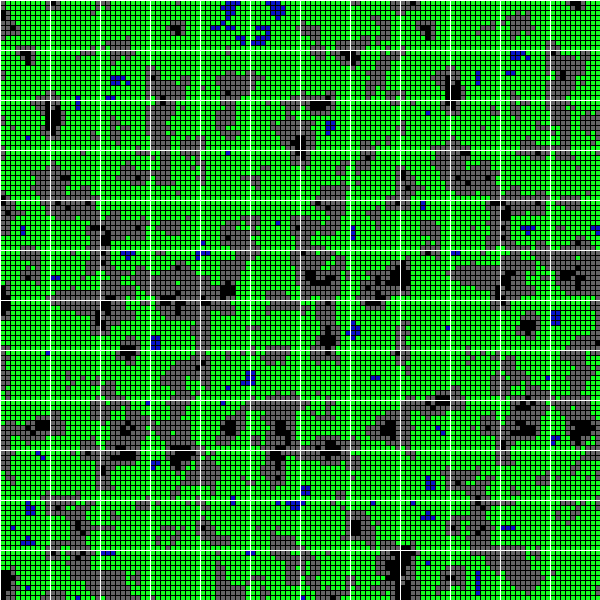
Frame 1 (no input)
Frame 60 (the mouse pressed at the canvas centre just before this capture): identical to frame 1, image omitted
Frame 120 (the mouse held since frame 60 and released just before this capture): identical to frame 1, image omitted

The Processing sketch that drew this single still picture (run headless with seeded random() and noise(); from frame 60 on, the mouse is pressed at the canvas centre):

// Processing sketch: survhive
// ── survhive.pde


void setup() {
  size(600, 600);

  TILES_ACROSS = width / TILE_WIDTH;
  TILES_DOWN = height / TILE_HEIGHT;
  tiles = new Tile[TILES_ACROSS][TILES_DOWN];

  floors.put(FLOOR_TYPE_GRASS, new FloorType(color(20, 255, 30), "Grass"));
  floors.put(FLOOR_TYPE_WATER, new FloorType(color(10, 20, 200), "Water"));
  floors.put(FLOOR_TYPE_ROCK, new FloorType(color(100, 100, 100), "Rock"));
  floors.put(FLOOR_TYPE_MOUNTAIN, new FloorType(color(0, 0, 0), "Mountain"));

  for (int x = 0; x < tiles.length; x += 1) {
    for (int y = 0; y < tiles[x].length; y += 1) {
      float xx = x * TILE_WIDTH;
      float yy = y * TILE_HEIGHT;
      Tile t = new Tile(xx, yy, TILE_WIDTH, TILE_HEIGHT);
      tiles[x][y] = t;
    }
  }
  
}



void draw() {
  background(0);
  for (int x = 0; x < tiles.length; x += 1) {
    for (int y = 0; y < tiles[x].length; y += 1) {
      Tile t = tiles[x][y];
      t.draw();
    }
  }
}

// ── Funcs.pde
FloorType getFloor(int i) {
  return floors.get(i);
}

// ── Globals.pde
HashMap<Integer, FloorType> floors = new HashMap<Integer, FloorType>();
Tile[][] tiles;
final int TILE_WIDTH = 50;
final int TILE_HEIGHT = 50;
int TILES_ACROSS, TILES_DOWN;

final int FLOOR_TYPE_GRASS = 0;
final int FLOOR_TYPE_WATER = 1;
final int FLOOR_TYPE_ROCK = 2;
final int FLOOR_TYPE_MOUNTAIN = 3;
final int FLOOR_TYPE_HIGHEST = FLOOR_TYPE_MOUNTAIN; 

final float NOISE_FACTOR = 0.04;


final float WATER_LOW = 0;
final float WATER_HIGH = 0.2;
final float GRASS_LOW = WATER_HIGH;
final float GRASS_HIGH = 0.55;
final float ROCK_LOW = GRASS_HIGH;
final float ROCK_HIGH = 0.7;
final float MOUNTAIN_LOW = ROCK_HIGH;
final float MOUNTAIN_HIGH = 1;


boolean debug = true;

// ── Tile.pde

class FloorType {
  final color col;
  final String name;

  FloorType (color c, String name) {
    this.col = c;
    this.name = name;
  }


  void draw(float x, float y, float w, float h) {
    if (debug) {
    stroke(0);
    } else {
      noStroke();
    }
      
    fill(col);
    rect(x, y, w, h);
  }
}




class Tile {
  PVector pos;
  PVector dims;
  int[][] floorTypes;  
  float tw;

  Tile(float x, float y, float w, float h) {
    pos = new PVector(x, y);
    dims = new PVector(w, h);
    tw = 5;
    floorTypes = new int[floor(dims.x * (1/tw))][floor(dims.y * (1/tw))];



    for (int xi = 0; xi < floorTypes.length; xi += 1) {
      for (int yi = 0; yi < floorTypes[xi].length; yi += 1) {
        float xx = (pos.x + xi * tw) * NOISE_FACTOR;
        float yy = (pos.y + yi * tw) * NOISE_FACTOR;
        float fr = noise(xx, yy);
        int f = -1;
        if (fr >= WATER_LOW && fr < WATER_HIGH) {
          f = FLOOR_TYPE_WATER;
        } else if (fr >= GRASS_LOW && fr < GRASS_HIGH) {
          f = FLOOR_TYPE_GRASS;
        } else if (fr >= ROCK_LOW && fr < ROCK_HIGH) {
          f = FLOOR_TYPE_ROCK;
        } else if (fr >= MOUNTAIN_LOW && fr < MOUNTAIN_HIGH) {
          f = FLOOR_TYPE_MOUNTAIN;
        }

        //int f = floor(fr * float(FLOOR_TYPE_HIGHEST+1));

        //int f = floor(random(FLOOR_TYPE_HIGHEST+1));

        floorTypes[xi][yi] = f;
      }
    }
  }



  void draw() {
    for (int xi = 0; xi < floorTypes.length; xi += 1) {
      for (int yi = 0; yi < floorTypes[xi].length; yi += 1) {
        FloorType ft = getFloor(floorTypes[xi][yi]);
        float x = pos.x + float(xi) * tw;
        float y = pos.y + float(yi) * tw;
        ft.draw(x, y, tw, tw);
      }
    }
    if (debug) {
      stroke(255);
      noFill();
      rect(pos.x, pos.y, dims.x, dims.y);
    }
  }
}
